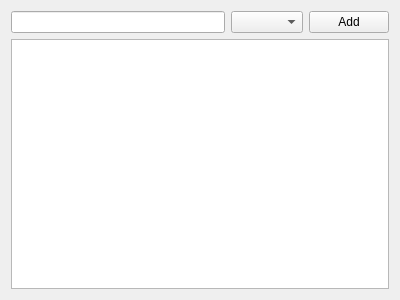
<?xml version="1.0" encoding="UTF-8"?>
<ui version="4.0">
 <class>ServiceView</class>
 <widget class="QWidget" name="ServiceView">
  <property name="geometry">
   <rect>
    <x>0</x>
    <y>0</y>
    <width>400</width>
    <height>300</height>
   </rect>
  </property>
  <property name="windowTitle">
   <string>Form</string>
  </property>
  <layout class="QVBoxLayout" name="verticalLayout">
   <item>
    <layout class="QHBoxLayout" name="horizontalLayout">
     <item>
      <widget class="QLineEdit" name="lineEdit"/>
     </item>
     <item>
      <widget class="QComboBox" name="cbo"/>
     </item>
     <item>
      <widget class="QPushButton" name="pushButton">
       <property name="text">
        <string>Add</string>
       </property>
      </widget>
     </item>
    </layout>
   </item>
   <item>
    <widget class="QTableView" name="tableView">
     <property name="sizePolicy">
      <sizepolicy hsizetype="Expanding" vsizetype="Expanding">
       <horstretch>0</horstretch>
       <verstretch>0</verstretch>
      </sizepolicy>
     </property>
    </widget>
   </item>
  </layout>
 </widget>
 <resources/>
 <connections/>
</ui>
